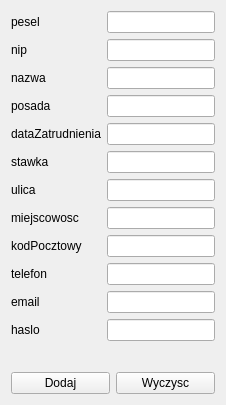
      <widget class="QWidget" name="tab_13">
       <attribute name="title">
        <string>Pracownik</string>
       </attribute>
       <layout class="QVBoxLayout" name="verticalLayout_31">
        <item>
         <layout class="QHBoxLayout" name="horizontalLayout_40">
          <item>
           <layout class="QVBoxLayout" name="verticalLayout_57">
            <item>
             <widget class="QLabel" name="label_115">
              <property name="text">
               <string>pesel</string>
              </property>
             </widget>
            </item>
            <item>
             <widget class="QLabel" name="label_122">
              <property name="text">
               <string>nip</string>
              </property>
             </widget>
            </item>
            <item>
             <widget class="QLabel" name="label_123">
              <property name="text">
               <string>nazwa</string>
              </property>
             </widget>
            </item>
            <item>
             <widget class="QLabel" name="label_124">
              <property name="text">
               <string>posada</string>
              </property>
             </widget>
            </item>
            <item>
             <widget class="QLabel" name="label_125">
              <property name="text">
               <string>dataZatrudnienia</string>
              </property>
             </widget>
            </item>
            <item>
             <widget class="QLabel" name="label_126">
              <property name="text">
               <string>stawka</string>
              </property>
             </widget>
            </item>
            <item>
             <widget class="QLabel" name="label_117">
              <property name="text">
               <string>ulica</string>
              </property>
             </widget>
            </item>
            <item>
             <widget class="QLabel" name="label_118">
              <property name="text">
               <string>miejscowosc</string>
              </property>
             </widget>
            </item>
            <item>
             <widget class="QLabel" name="label_119">
              <property name="text">
               <string>kodPocztowy</string>
              </property>
             </widget>
            </item>
            <item>
             <widget class="QLabel" name="label_120">
              <property name="text">
               <string>telefon</string>
              </property>
             </widget>
            </item>
            <item>
             <widget class="QLabel" name="label_121">
              <property name="text">
               <string>email</string>
              </property>
             </widget>
            </item>
            <item>
             <widget class="QLabel" name="label_128">
              <property name="text">
               <string>haslo</string>
              </property>
             </widget>
            </item>
           </layout>
          </item>
          <item>
           <layout class="QVBoxLayout" name="verticalLayout_58">
            <item>
             <widget class="QLineEdit" name="lineEdit_122"/>
            </item>
            <item>
             <widget class="QLineEdit" name="lineEdit_123"/>
            </item>
            <item>
             <widget class="QLineEdit" name="lineEdit_124"/>
            </item>
            <item>
             <widget class="QLineEdit" name="lineEdit_125"/>
            </item>
            <item>
             <widget class="QLineEdit" name="lineEdit_126"/>
            </item>
            <item>
             <widget class="QLineEdit" name="lineEdit_127"/>
            </item>
            <item>
             <widget class="QLineEdit" name="lineEdit_128"/>
            </item>
            <item>
             <widget class="QLineEdit" name="lineEdit_129"/>
            </item>
            <item>
             <widget class="QLineEdit" name="lineEdit_130"/>
            </item>
            <item>
             <widget class="QLineEdit" name="lineEdit_131"/>
            </item>
            <item>
             <widget class="QLineEdit" name="lineEdit_132"/>
            </item>
            <item>
             <widget class="QLineEdit" name="lineEdit_134"/>
            </item>
           </layout>
          </item>
         </layout>
        </item>
        <item>
         <spacer name="verticalSpacer_20">
          <property name="orientation">
           <enum>Qt::Vertical</enum>
          </property>
          <property name="sizeHint" stdset="0">
           <size>
            <width>20</width>
            <height>25</height>
           </size>
          </property>
         </spacer>
        </item>
        <item>
         <layout class="QHBoxLayout" name="horizontalLayout_41">
          <item>
           <widget class="QPushButton" name="pushButton_41">
            <property name="text">
             <string>Dodaj</string>
            </property>
           </widget>
          </item>
          <item>
           <widget class="QPushButton" name="pushButton_42">
            <property name="text">
             <string>Wyczysc</string>
            </property>
           </widget>
          </item>
         </layout>
        </item>
       </layout>
      </widget>
